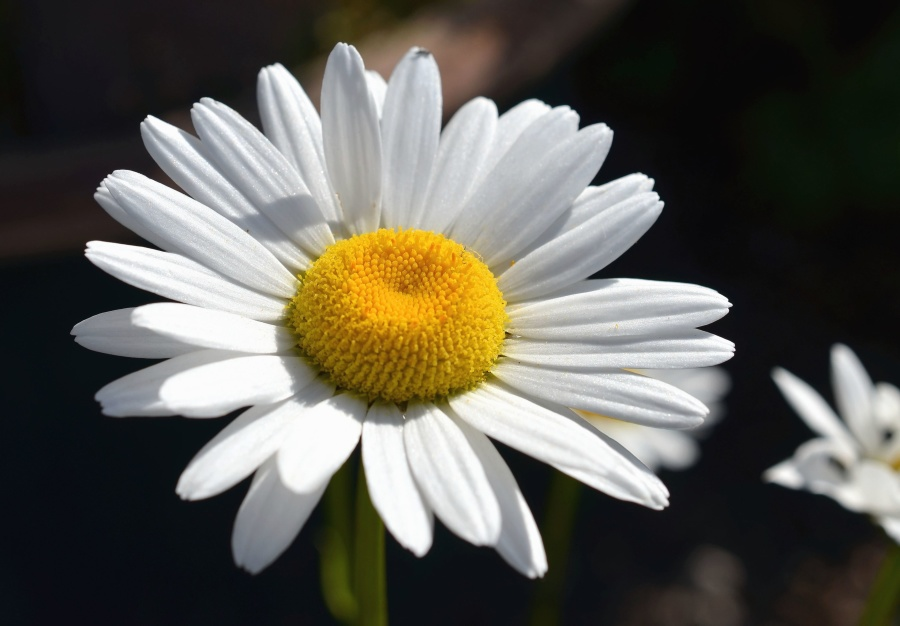
#> input picture flower.jpg, 900 x 626 px, found by its file name
$ jupyter execute --allow-errors test.ipynb   (shell and % lines are left out)   (older library calls are emulated)
#> lines starting #> are read from the running program, lines starting #| are printed output that depends on the picture
### pigs.py
import numpy as np

class Pigs:
    def __init__(self, stop=1e-5, beta=1, kernel=None, verbose=False):
        self.stop_condition = stop
        self.verbose = verbose

        self.beta = beta
        self.kernel = kernel
        self.rec_iteration = 0


    # [237 lines left out: functions segment, _recursion, generate_mask, flatter, _compute_gram, _compute_gram and 6 more, not called in this run]


### dev_notebooks/test.ipynb
[cell 1]
%cd ../source/

[cell 2]
from PIL import Image
from pigs import Pigs
import matplotlib.pyplot as plt
import numpy as np

[cell 3]
# [21 lines of commented-out code are left out]

[cell 4]
# [9 lines of commented-out code are left out]

[cell 5]
# flatted_image = np.array(image)[index[:,0], index[:,1]]
# flatted_image = flatted_image.astype(float)/255

[cell 6]
# def rgb_pos_kernel(rgb1,rgb2,pos1,pos2,N,beta):
#     l2 = np.sqrt((rgb1[0] - rgb2[0])**2 +
#                  (rgb1[1] - rgb2[1])**2 +
#                  (rgb1[2] - rgb2[2])**2) #+
# #                  ((pos1[0] - pos2[0])/N)**2 +
# #                  ((pos1[1] - pos2[1])/N)**2)
#     print(l2)
#     return np.exp(-beta * l2)

[cell 7]
def rgb_pos_kernel(rgb1,rgb2,pos1,pos2,N,beta):
    pos = (pos1[0] - pos2[0])/(N**2)
    l2 = np.sqrt(((rgb1[0] - rgb2[0]) + pos)**2 +
                 ((rgb1[1] - rgb2[1]) + pos)**2 +
                 ((rgb1[2] - rgb2[2]) + pos)**2)
#     print(l2)
    return np.exp(-beta * l2)
beta = 2
(rgb_pos_kernel((0.01,1,0.3), (1,0,0), (10,10), (5,1), 10, beta),
rgb_pos_kernel((0,0,0), (1,1,1), (0,0), (9,9), 10, beta),
rgb_pos_kernel((1,1,1), (1,1,1), (9,9), (9,9), 10, beta))

#> (a cell that did not finish here is left out)

[cell 9]
im_size = (2**6,2**6)
image = Image.open('flower.jpg')
#> image is the input picture: PIL image 900x626 RGB; mean R, G, B 93.4, 91.4, 83.6
# image = Image.open('flower.jpg').convert('LA')
image = image.resize(im_size)
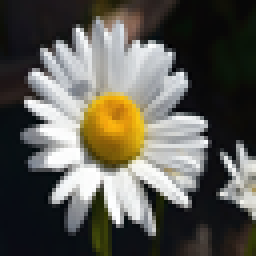
#> image: PIL image 64x64 RGB (shown 4 times larger); mean R, G, B 93.4, 91.4, 83.5

flatted_image = np.array(image).astype(float)#.flatten() / 255
#> (the rest of this cell did not finish here and is left out)

[cell 10]
plt.figure(figsize=(10,10))
#> (the rest of this cell did not finish here and is left out)

[cell 11]
# [5 lines of commented-out code are left out]

pig = Pigs(stop=1e-3, verbose=True, beta=1000)
